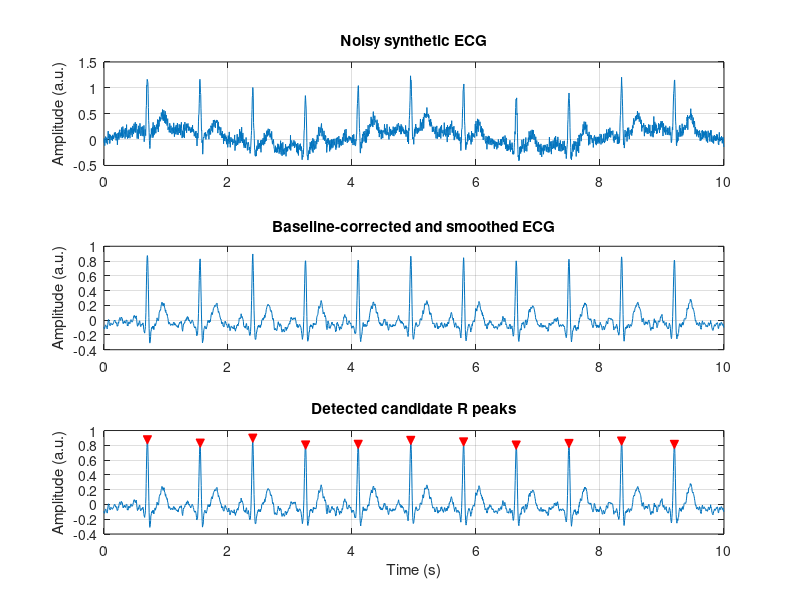

The MATLAB source for this figure:
%% EXPERIMENT 01: ECG NOISE REMOVAL AND QRS DETECTION
% Course: EC4414 / 19BM414 | CO1
% Educational demonstration using a reproducible synthetic ECG-like signal.
% This is NOT a clinical-grade ECG detector.
clear; close all; clc; rng(11);

fs = 250;                 % Sampling frequency (Hz)
duration = 10;            % Signal duration (s)
t = (0:1/fs:duration-1/fs)';
cleanECG = zeros(size(t));
rPeakTimes = 0.7:0.85:9.2;

% Construct a simple P-QRS-T morphology around each R peak.
for k = 1:numel(rPeakTimes)
    r = rPeakTimes(k);
    cleanECG = cleanECG ...
        + 0.10*exp(-((t-(r-0.20))/0.045).^2) ... % P wave
        - 0.15*exp(-((t-(r-0.045))/0.018).^2) ... % Q wave
        + 1.00*exp(-((t-r)/0.020).^2) ...          % R wave
        - 0.25*exp(-((t-(r+0.035))/0.020).^2) ... % S wave
        + 0.30*exp(-((t-(r+0.25))/0.075).^2);     % T wave
end

baselineWander = 0.18*sin(2*pi*0.25*t);
powerlineNoise = 0.04*sin(2*pi*50*t);
whiteNoise = 0.06*randn(size(t));
noisyECG = cleanECG + baselineWander + powerlineNoise + whiteNoise;

% Baseline correction with a moving-average estimate; then smooth.
window = max(3, round(0.8*fs));
baselineEstimate = movmean(noisyECG, window);
baselineCorrected = noisyECG - baselineEstimate;
smoothWindow = 5;
filteredECG = movmean(baselineCorrected, smoothWindow);

% Toolbox-free local maximum detection with an amplitude threshold
% and a refractory period of 0.35 seconds.
threshold = 0.45 * max(filteredECG);
minDistance = round(0.35*fs);
candidate = find(filteredECG(2:end-1) > filteredECG(1:end-2) & ...
                 filteredECG(2:end-1) >= filteredECG(3:end) & ...
                 filteredECG(2:end-1) > threshold) + 1;
peakLocations = [];
for k = 1:numel(candidate)
    if isempty(peakLocations) || candidate(k)-peakLocations(end) >= minDistance
        peakLocations(end+1) = candidate(k); %#ok<SAGROW>
    elseif filteredECG(candidate(k)) > filteredECG(peakLocations(end))
        peakLocations(end) = candidate(k);
    end
end
peakTimes = t(peakLocations);
if numel(peakTimes) > 1
    RR = diff(peakTimes);
    heartRate = 60./RR;
    fprintf('Detected %d candidate R peaks. Mean rate: %.1f bpm\\n', ...
        numel(peakTimes), mean(heartRate));
else
    fprintf('Detected %d candidate R peaks. Adjust threshold if needed.\\n',numel(peakTimes));
end

figure('Color','w','Name','ECG noise removal and QRS detection');
subplot(3,1,1); plot(t,noisyECG); grid on; title('Noisy synthetic ECG');
ylabel('Amplitude (a.u.)');
subplot(3,1,2); plot(t,filteredECG); grid on; title('Baseline-corrected and smoothed ECG');
ylabel('Amplitude (a.u.)');
subplot(3,1,3); plot(t,filteredECG); hold on;
plot(peakTimes,filteredECG(peakLocations),'rv','MarkerFaceColor','r');
grid on; title('Detected candidate R peaks'); xlabel('Time (s)'); ylabel('Amplitude (a.u.)');
outDir = fullfile(fileparts(mfilename('fullpath')),'..','results');
if ~exist(outDir,'dir'), mkdir(outDir); end
saveas(gcf,fullfile(outDir,'ecg_processing_result.png'));
